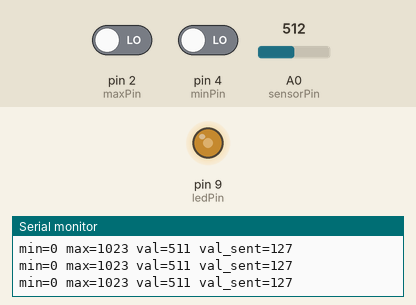
This sketch was run on a simulated Arduino Uno, built with avr-gcc and run on an emulated ATmega328P. Parts: output pins drawn as LEDs (lit = HIGH), the last lines printed to the serial monitor. Inputs (shaded band) come from the test bench; at power-on: A0 (sensorPin) = 512, pin 2 (maxPin) LOW, pin 4 (minPin) LOW.

Above: at 1.2 s.
1.3 s: A0 (sensorPin) set to 604
At 2.0 s:
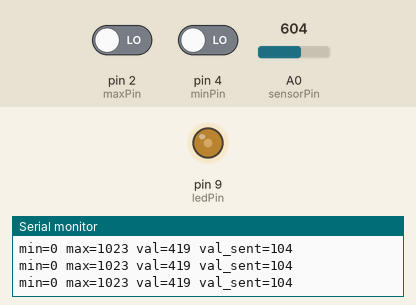
4.3 s: A0 (sensorPin) set to 629
At 5.5 s:
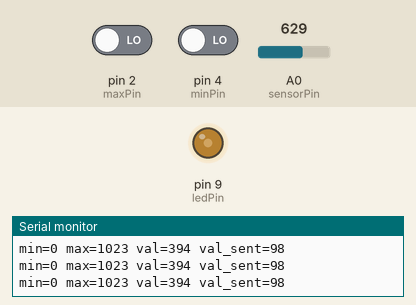
7.3 s: pin 2 (maxPin) driven HIGH
At 8.8 s:
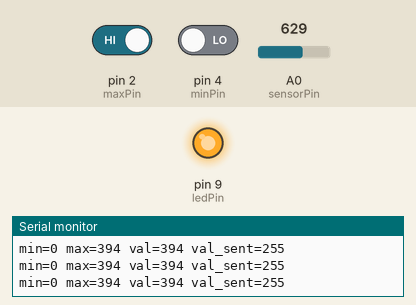
Timing chart, 0 to 10.3 s (numbered marks = the images above; inputs shaded):
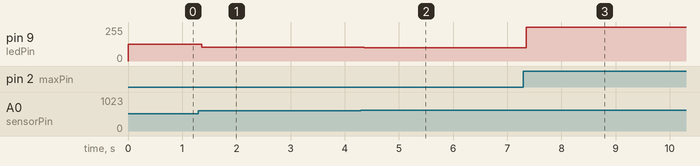

The sketch:

Light_Sensor.ino
```cpp
int ledPin = 9;
int sensorPin = A0;
int minPin = 4;
int maxPin = 2;

int currMin = 0;
int currMax = 1023;

int minState;
int maxState;

void setup() {
  pinMode(ledPin, OUTPUT);
  pinMode(sensorPin, INPUT);
  pinMode(maxPin, INPUT);
  pinMode(minPin, INPUT);
  Serial.begin(9600);
}

void loop() {
  int val = constrain(1023 - analogRead(sensorPin), currMin, currMax);
  maxState = digitalRead(maxPin);
  minState = digitalRead(minPin);
  char str[50];
  sprintf(str, "min=%d max=%d val=%d val_sent=%d", currMin, currMax, val, map(val, currMin, currMax, 0, 255));
  Serial.println(str);
  if (maxState == HIGH) {
    currMax = val;
  //  currMin = 0;
  }
  if (minState == HIGH) {
    currMin = val;
  //  currMax = 1023;
  }
  analogWrite(ledPin, map(val, currMin, currMax, 0, 255));
}
```

Measured:
- after the input at 1.3 s, pin 9 (ledPin): 127/255 → 104/255 after 0.06 s
- after the input at 4.3 s, pin 9 (ledPin): 104/255 → 98/255 after 0.06 s
- after the input at 7.3 s, pin 9 (ledPin): 98/255 → 255/255 after 0.05 s
